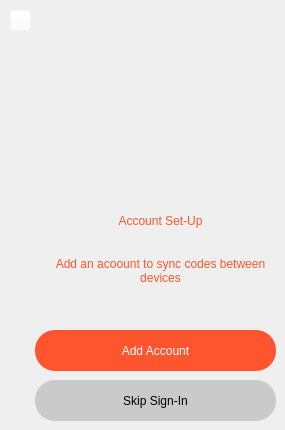
   <widget class="QWidget" name="start">
    <widget class="QLabel" name="label_2">
     <property name="geometry">
      <rect>
       <x>50</x>
       <y>-20</y>
       <width>221</width>
       <height>221</height>
      </rect>
     </property>
     <property name="text">
      <string/>
     </property>
     <property name="pixmap">
      <pixmap resource="framesui.qrc">:/assets/main_icon.png</pixmap>
     </property>
     <property name="scaledContents">
      <bool>true</bool>
     </property>
    </widget>
    <widget class="QPushButton" name="skip_uss">
     <property name="geometry">
      <rect>
       <x>35</x>
       <y>380</y>
       <width>241</width>
       <height>41</height>
      </rect>
     </property>
     <property name="styleSheet">
      <string notr="true">QPushButton{
background-color:rgba(0, 0, 0, 40);
color: rgb(0, 0, 0);
border-radius: 20px;
font: 63 10pt &quot;Urbanist SemiBold&quot;;
}
QPushButton:hover{
background-color:rgba(0, 0, 0, 10);
}</string>
     </property>
     <property name="text">
      <string>Skip Sign-In</string>
     </property>
     <property name="iconSize">
      <size>
       <width>24</width>
       <height>24</height>
      </size>
     </property>
    </widget>
    <widget class="QPushButton" name="addus">
     <property name="geometry">
      <rect>
       <x>35</x>
       <y>330</y>
       <width>241</width>
       <height>41</height>
      </rect>
     </property>
     <property name="styleSheet">
      <string notr="true">QPushButton{
background-color: rgb(255, 85, 46);
color: rgb(255, 255, 255);
border-radius: 20px;
font: 63 10pt &quot;Urbanist SemiBold&quot;;
}
QPushButton:hover{
background-color: rgba(255, 85, 46, 150);
}</string>
     </property>
     <property name="text">
      <string>Add Account</string>
     </property>
     <property name="iconSize">
      <size>
       <width>24</width>
       <height>24</height>
      </size>
     </property>
    </widget>
    <widget class="QLabel" name="qr_state_4">
     <property name="geometry">
      <rect>
       <x>50</x>
       <y>250</y>
       <width>221</width>
       <height>41</height>
      </rect>
     </property>
     <property name="styleSheet">
      <string notr="true">font: 81 10pt &quot;Urbanist ExtraBold&quot;;
color:  rgb(255, 85, 46);
background-color: rgba(255, 255, 255, 0);</string>
     </property>
     <property name="text">
      <string>Add an acoount to sync codes between devices</string>
     </property>
     <property name="alignment">
      <set>Qt::AlignCenter</set>
     </property>
     <property name="wordWrap">
      <bool>true</bool>
     </property>
    </widget>
    <widget class="QLabel" name="qr_state_5">
     <property name="geometry">
      <rect>
       <x>50</x>
       <y>210</y>
       <width>221</width>
       <height>21</height>
      </rect>
     </property>
     <property name="styleSheet">
      <string notr="true">font: 81 15pt &quot;Urbanist ExtraBold&quot;;
color:  rgb(255, 85, 46);
background-color: rgba(255, 255, 255, 0);</string>
     </property>
     <property name="text">
      <string>Account Set-Up</string>
     </property>
     <property name="alignment">
      <set>Qt::AlignCenter</set>
     </property>
     <property name="wordWrap">
      <bool>true</bool>
     </property>
    </widget>
    <widget class="QPushButton" name="adduser_5">
     <property name="geometry">
      <rect>
       <x>10</x>
       <y>10</y>
       <width>21</width>
       <height>21</height>
      </rect>
     </property>
     <property name="styleSheet">
      <string notr="true">background-color: rgba(255, 255, 255, 0);</string>
     </property>
     <property name="text">
      <string/>
     </property>
     <property name="icon">
      <iconset resource="framesui.qrc">
       <normaloff>:/assets/cancel.png</normaloff>:/assets/cancel.png</iconset>
     </property>
     <property name="iconSize">
      <size>
       <width>28</width>
       <height>28</height>
      </size>
     </property>
     <property name="checkable">
      <bool>false</bool>
     </property>
     <property name="checked">
      <bool>false</bool>
     </property>
    </widget>
   </widget>
